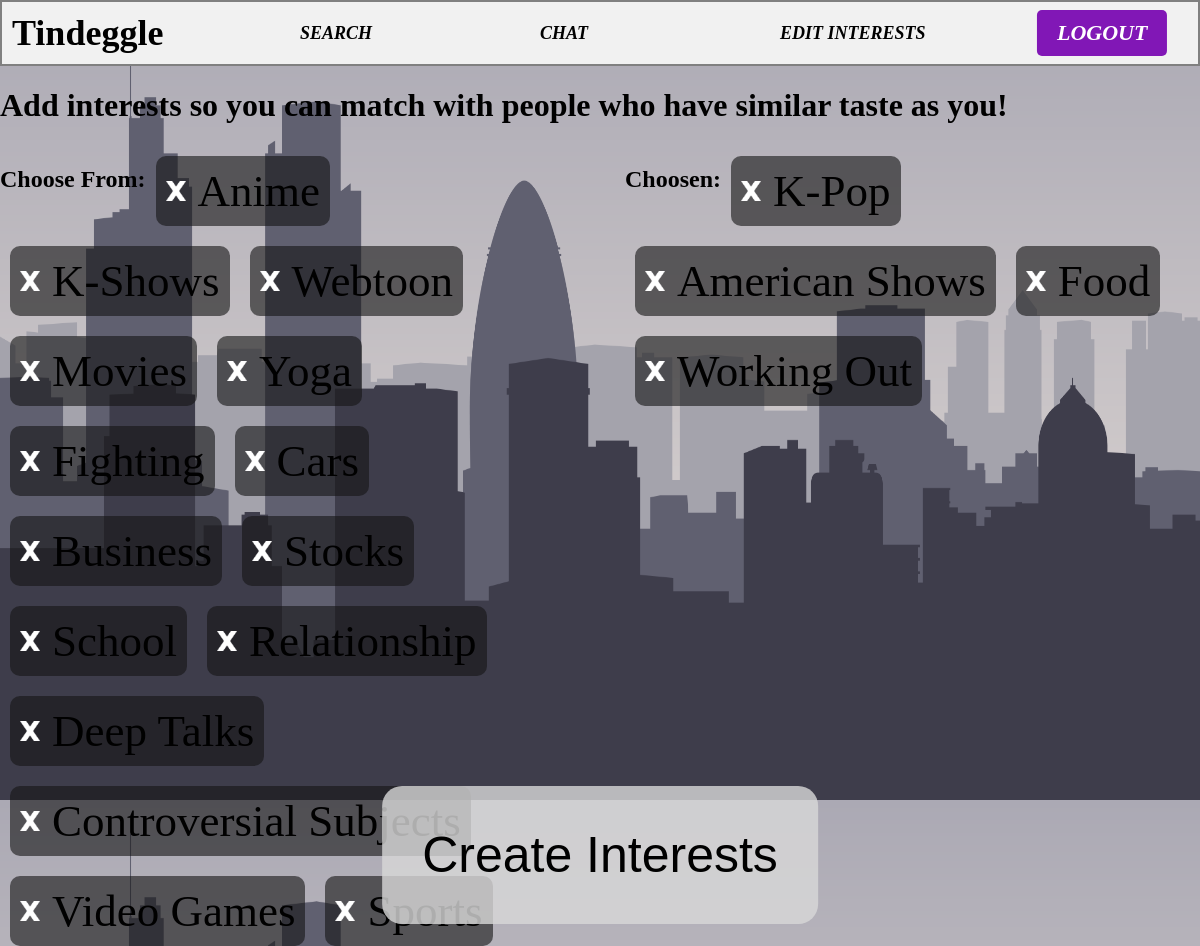
Screenshot of /editInterests/ (signed in) with the database file from the repository.
### match/models.py (models this page shows, shortened)
class Interest(models.Model):
    profile = models.ForeignKey(Profile, on_delete=models.CASCADE)
    choices = [
        ('Anime', 'Anime'),
        ('K-Pop', 'K-Pop'),
        ('K-Shows', 'K-Shows'),
        ('Webtoon', 'Webtoon'),
        ('American Shows', 'American Shows'),
        ('Movies', 'Movies'),
        ('Food', 'Food'),
        ('Yoga', 'Yoga'),
        ('Working Out', 'Working Out'),
        ('Fighting', 'Fighting'),
        ('Cars', 'Cars'),
        ('Business', 'Business'),
        ('Stocks', 'Stocks'),
        ('School', 'School'),
        ('Relationship', 'Relationship'),
        ('Deep Talks', 'Deep Talks'),
        ('Controversial Subjects', 'Controversial Subjects'),
        ('Video Games', 'Video Games'),
        ('Sports', 'Sports')
    ]
    interest = models.CharField(choices=choices, blank=True, max_length=100)

### match/views.py (the view, shortened to what this page needs)
# urls.py: path('editInterests/', EditInterestsView, name='editInterests'),
def EditInterestsView(request):
    profile = Profile.objects.get(user=request.user)
    interests = Interest.objects.filter(profile=profile)
    interestsList = [i.interest for i in interests]
    print(interestsList)
    choices = [ c[1] for c in Interest.interest.field.choices]
    print(choices)
    context = {
        'profile': profile,
        'choices': choices,
        'interests': interestsList,
    }
    return render(request, 'match/addInterests.html', context)

### match/templates/match/addInterests.html (shortened to what this page needs)
{% extends "base.html" %}
{% load static %}
{% block style %}<link rel="stylesheet" href="{% static 'match/addInterests.css' %}">{% endblock %}
{% block content %}
    <h1>Add interests so you can match with people who have similar taste as you!</h1>
    <form method="post">
        <div class="form">
            <div class="choices">
                <h2>Choose From:</h2>
                {% for choice in choices %}
                    {% if choice in interests %}
                    {% else %}
                    <div class="choice" id="{{choice}}_id">
                        <img class="checkImage" src="{% static 'match/addInterestX.png' %}">
                        <label class="choiceLabel">{{choice}}</label>
                    </div>
                    {% endif %}
                {% endfor %}
            </div>
            <div class="chosen">
                <h2>Choosen:</h2>
                {% for choice in choices %}
                    {% if choice in interests %}
                        <div class="choice" id="{{choice}}_id">
                            <img class="checkImage" src="{% static 'match/addInterestX.png' %}">
                            <label class="choiceLabel">{{choice}}</label>
                        </div>
                    {% endif %}
                {% endfor %}
            </div>
        </div>
        <input id="button" type="submit" value="Create Interests">
    </form>
{% endblock %}

### match/static/match/base.css (style rules this page uses)
body { font-family: 'GlobalFont'; color: black; background-color: rgb(225, 225, 225); margin: 0px; }

### match/static/match/addInterests.css (style rules this page uses)
body { background-image: url('addInterestsBackground.png'); background-size: 100vw 100vh; position: relative; }
.form { display: flex; height: 80vh; }
.choices { display: flex; flex-wrap: wrap; width: 50%; margin-right: 50px; height: 50px; }
.chosen { display: flex; flex-wrap: wrap; width: 50%; margin: 0px; height: 50px; }
.choice { background-color: rgba(20,20,20, 0.6); margin: 10px; padding: 10px; display: flex; align-items: center; height: 50px; border-radius: 10px; }
.choiceLabel { font-size: 45px; }
.checkImage { width: 20px; height: 20px; margin-right: 12px; }
#button { position: relative; left: 50%; transform: translate(-50%); padding: 40px; font-size: 50px; background-color: rgba(217, 217, 217, 0.8); border: 0; border-radius: 20px; }

### rows the page displays
Interest: interest "K-Pop"
Interest: interest "American Shows"
Interest: interest "Food"
Interest: interest "Working Out"

### other values shown
{{ choice }} "Anime" "K-Shows" "Webtoon" "Movies" "Yoga" "Fighting" "Cars" "Business" "Stocks" "School" "Relationship" "Deep Talks" "Controversial Subjects" "Video Games" "Sports"
